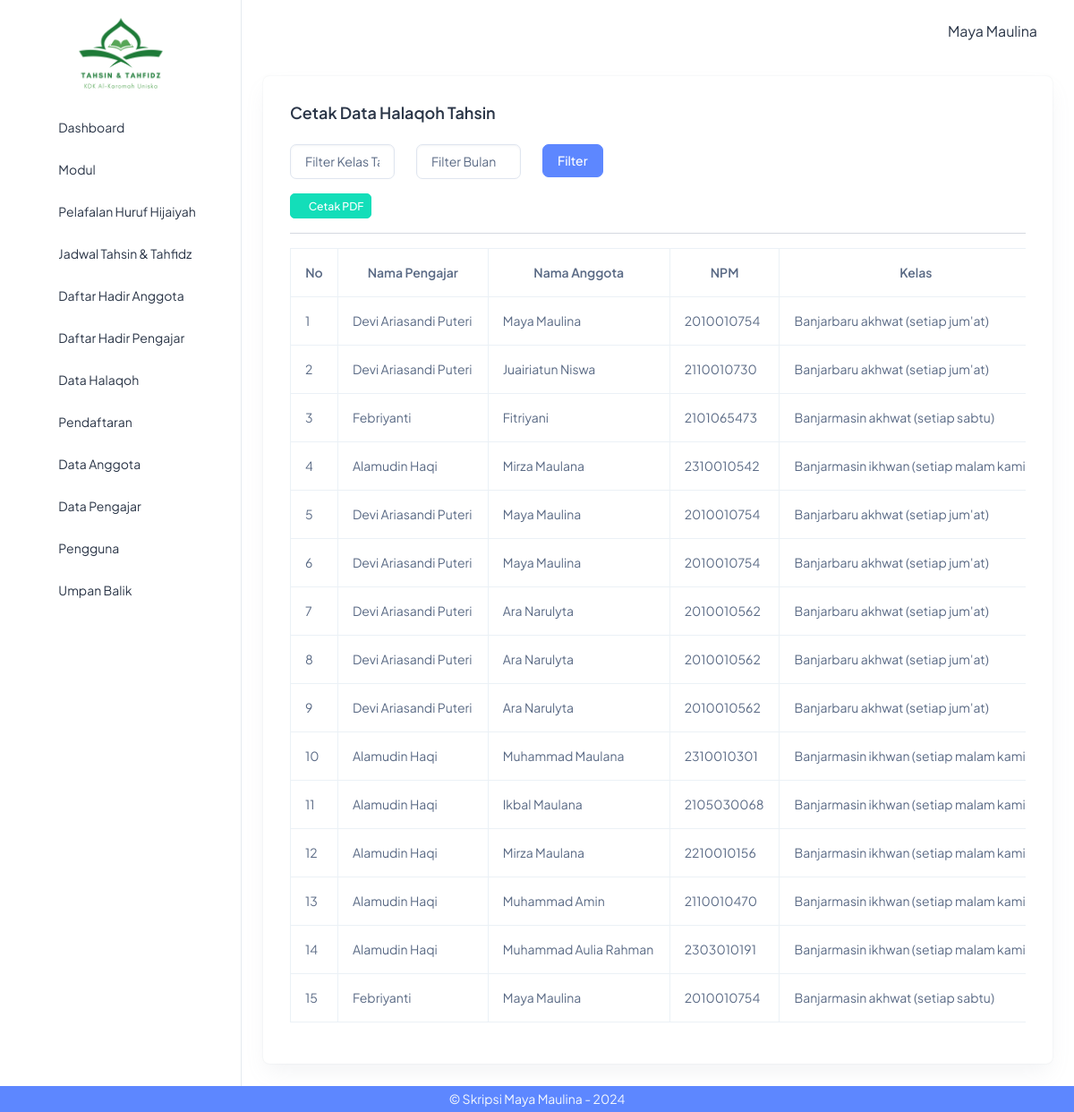
The app's page /index.php?page=tahsin_report (signed in) with its own data.
### tables this page shows
CREATE TABLE `halaqoh_tahsin` (
  `id_tahsin` int(11) NOT NULL,
  `nama_pengajar` varchar(150) NOT NULL,
  `nama_anggota` varchar(150) NOT NULL,
  `npm` bigint(11) NOT NULL,
  `kelas` varchar(50) NOT NULL,
  `jadwal_tahsin` datetime NOT NULL,
  `batas_tahsin` varchar(50) NOT NULL,
  `kemajuan` varchar(200) NOT NULL,
  `perbaikan_bacaan` varchar(200) NOT NULL,
  `creator` varchar(50) NOT NULL,
  `created_at` datetime NOT NULL DEFAULT current_timestamp(),
  `editor` varchar(50) NOT NULL,
  `updated_at` timestamp NOT NULL DEFAULT current_timestamp()
);

### tahsin/tahsin_report.php (the view, shortened to what this page needs)
<?php
include "pengaturan/koneksi.php";
$query = "SELECT id_tahsin, nama_pengajar, nama_anggota, npm, kelas, jadwal_tahsin, batas_tahsin, kemajuan, perbaikan_bacaan FROM halaqoh_tahsin WHERE 1=1";
$filter_kls = isset($_POST['filter_kls']) ? $_POST['filter_kls'] : '';
$filter_bln = isset($_POST['filter_bln']) ? $_POST['filter_bln'] : '';
$url_cetak = "tahsin/tahsin_print.php?&filter_kls=" . urlencode($filter_kls) . "&filter_bln=" . urlencode($filter_bln);;
?>
<div class="container-fluid">
	<div class="card">
		<div class="card-body">
			<h5 class="card-title fw-semibold mb-4">Cetak Data Halaqoh Tahsin</h5>
			<form method="POST">
				<div class="row">
					<div class="col-sm-6 col-md-2">
						<div class="form-group">
							<select name="filter_kls" id="filter_kls" class="form-control">
								<option value="">Filter Kelas Tahsin</option>
							</select>
						</div>
					</div>
					<div class="col-sm-6 col-md-2">
						<div class="form-group">
							<select name="filter_bln" id="filter_bln" class="form-control">
								<option value="">Filter Bulan</option>
							</select>
						</div>
					</div>
					<div class="col-sm-6 col-md-4">
						<button type="submit" class="btn btn-primary">Filter</button>
					</div>
				</div>
			</form>
			<a href="<?php echo $url_cetak; ?>" class="btn btn-success btn-sm mt-3" target="_blank">
				<i class="ti ti-download"></i> Cetak PDF
			</a>
			<hr />
			<div class="table-responsive">
				<table class="table table-hover table-bordered" style="min-width: 1800px;">
					<thead>
						<tr>
							<th class="text-center">No</th>
							<th class="text-center">Nama Pengajar</th>
							<th class="text-center">Nama Anggota</th>
							<th class="text-center">NPM</th>
							<th class="text-center">Kelas</th>
						</tr>
					</thead>
					<tbody>
						<?php
						$no = 1;
						$sql = mysqli_query($koneksi, $query);
						if ($sql) {
							$row = mysqli_num_rows($sql);
							if ($row > 0) {
								while ($data = mysqli_fetch_array($sql)) {
									echo "<tr>";
									echo "<td>" . $no++ . "</td>";
									echo "<td>" . $data['nama_pengajar'] . "</td>";
									echo "<td>" . $data['nama_anggota'] . "</td>";
									echo "<td>" . $data['npm'] . "</td>";
									echo "<td>" . $data['kelas'] . "</td>";
									echo "</tr>";
								}
							} else {
								echo "<tr><td colspan='9'>Data tidak ada</td></tr>";
							}
						} else {
							echo "<tr><td colspan='9'>Query error: " . mysqli_error($koneksi) . "</td></tr>";
						}
						?>
					</tbody>
				</table>
			</div>
		</div>
	</div>
</div>
</body>
</html>

### template/sidebar.php (style rules this page uses)
a { text-decoration: none; color: #2a3547; }

### records on screen
halaqoh_tahsin: nama_pengajar "Devi Ariasandi Puteri", nama_anggota "Maya Maulina", npm "2010010754", kelas "Banjarbaru akhwat (setiap jum'at)"
halaqoh_tahsin: nama_pengajar "Devi Ariasandi Puteri", nama_anggota "Juairiatun Niswa", npm "2110010730", kelas "Banjarbaru akhwat (setiap jum'at)"
halaqoh_tahsin: nama_pengajar "Febriyanti", nama_anggota "Fitriyani", npm "2101065473", kelas "Banjarmasin akhwat (setiap sabtu)"
halaqoh_tahsin: nama_pengajar "Alamudin Haqi", nama_anggota "Mirza Maulana", npm "2310010542", kelas "Banjarmasin ikhwan (setiap malam…"
halaqoh_tahsin: nama_pengajar "Devi Ariasandi Puteri", nama_anggota "Maya Maulina", npm "2010010754", kelas "Banjarbaru akhwat (setiap jum'at)"
halaqoh_tahsin: nama_pengajar "Devi Ariasandi Puteri", nama_anggota "Maya Maulina", npm "2010010754", kelas "Banjarbaru akhwat (setiap jum'at)"
halaqoh_tahsin: nama_pengajar "Devi Ariasandi Puteri", nama_anggota "Ara Narulyta", npm "2010010562", kelas "Banjarbaru akhwat (setiap jum'at)"
halaqoh_tahsin: nama_pengajar "Devi Ariasandi Puteri", nama_anggota "Ara Narulyta", npm "2010010562", kelas "Banjarbaru akhwat (setiap jum'at)"
halaqoh_tahsin: nama_pengajar "Devi Ariasandi Puteri", nama_anggota "Ara Narulyta", npm "2010010562", kelas "Banjarbaru akhwat (setiap jum'at)"
halaqoh_tahsin: nama_pengajar "Alamudin Haqi", nama_anggota "Muhammad Maulana", npm "2310010301", kelas "Banjarmasin ikhwan (setiap malam…"
halaqoh_tahsin: nama_pengajar "Alamudin Haqi", nama_anggota "Ikbal Maulana", npm "2105030068", kelas "Banjarmasin ikhwan (setiap malam…"
halaqoh_tahsin: nama_pengajar "Alamudin Haqi", nama_anggota "Mirza Maulana", npm "2210010156", kelas "Banjarmasin ikhwan (setiap malam…"
halaqoh_tahsin: nama_pengajar "Alamudin Haqi", nama_anggota "Muhammad Amin", npm "2110010470", kelas "Banjarmasin ikhwan (setiap malam…"
halaqoh_tahsin: nama_pengajar "Alamudin Haqi", nama_anggota "Muhammad Aulia Rahman", npm "2303010191", kelas "Banjarmasin ikhwan (setiap malam…"
halaqoh_tahsin: nama_pengajar "Febriyanti", nama_anggota "Maya Maulina", npm "2010010754", kelas "Banjarmasin akhwat (setiap sabtu)"

### other values on screen
$_SESSION['nama'] "Maya Maulina"
